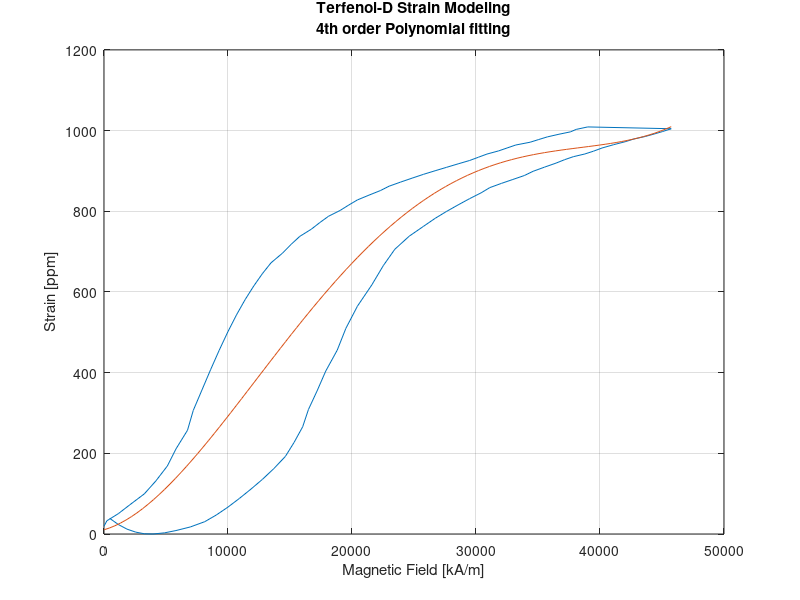
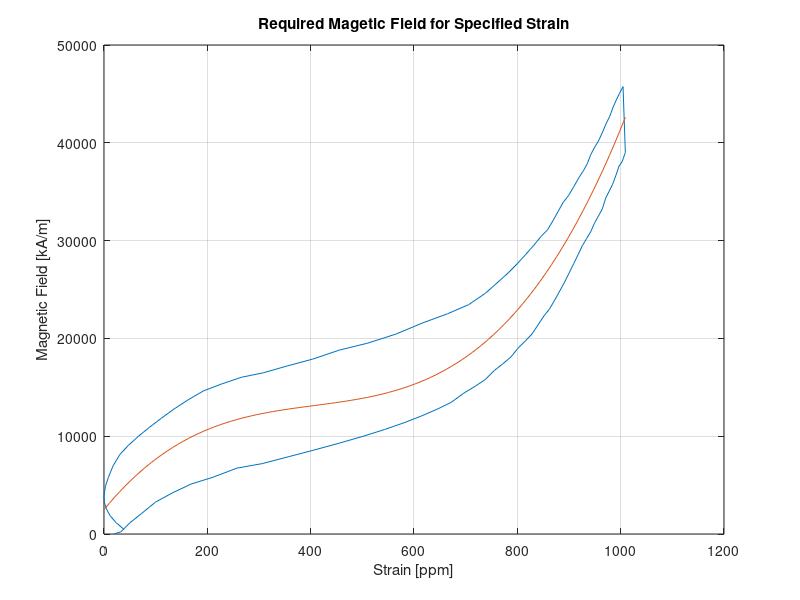
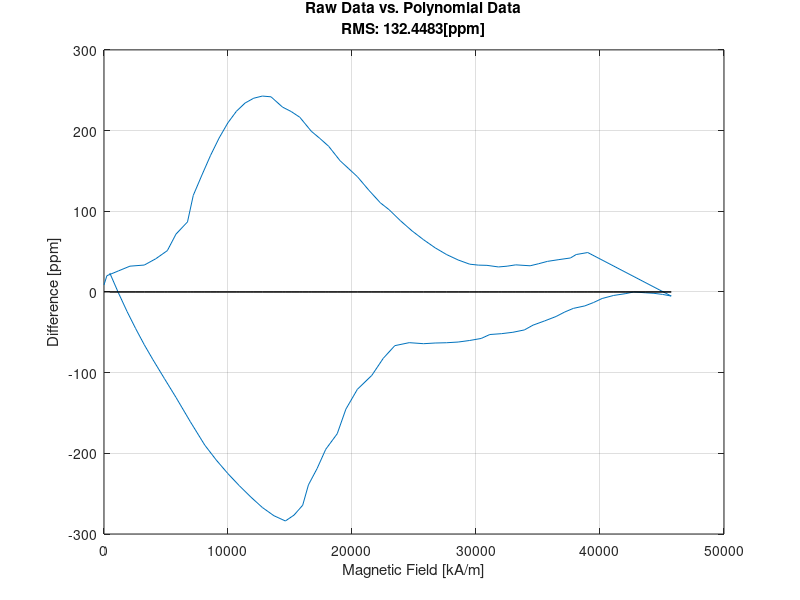

MATLAB code to generate these figures, in order: (Note: this script raises an error after producing the figures.)
%% Initializing Matlab
format compact
clear all
close all
clc
%% Raw Data Preprossecing
HH =1e3*[0.464409349
1.161022577
1.857635806
2.554249034
3.250863854
3.947477082
4.87629578
5.805114479
6.966138648
8.127161225
9.055979924
9.984797031
10.91361573
11.84243284
12.77125154
13.70007023
14.62888893
15.32550216
16.02211698
16.48652633
17.18313956
17.87975279
18.80857148
19.50518471
20.43400182
21.5950244
22.5238431
23.45266179
24.61368437
25.77470695
26.70352565
27.63234435
28.56116145
29.48998015
30.41879885
31.11541208
32.04423078
32.97304948
33.90186817
34.59848299
35.52730169
36.4561188
37.15273203
37.84934526
38.77816236
39.47477559
40.17139041
41.10020911
42.02902781
42.72564263
43.65446133
44.35107455
45.04768937
45.7443026
46.67311971
47.36973294
48.29855164
48.99516486
49.69177809
50.38839291
51.31721161
52.24603031
53.17484901
54.10366771
54.80028093
55.49689416
55.96130192
56.65791515
57.35452838
58.28334708
59.21216577
60.14098447
61.06980317
61.76641799
62.46303122
63.15964445
63.85625768
64.5528709
65.48168801
66.41050671
67.10712153
68.03594023
68.73255346
69.42916828
70.1257815
70.82239473
71.51900955
72.21562437
72.9122376
73.60885083
74.30546406
75.00207728
75.69869051
76.39530374
76.85971309
77.55632791
78.25294114
79.18175984
80.11057853
81.03939723
81.96821593
82.89703463
83.59364786
84.29026109
84.98687432
85.45128207
85.91569142
86.61230465
87.076714
87.77332882
88.70214752
89.39876075
90.09537557
90.79199039
91.48860361
91.95301296
92.64962619
93.34623942
94.04285265
94.73946588
95.4360791
96.13269392
96.82930715
97.52592038
98.2225352
98.91915002
99.61576325
100.0801726
100.7767874
101.2411968
101.93781
102.6344232
103.3310365
103.7954442
104.4920574
104.9564668
105.1886723
105.6530816
106.3496964
106.8141058
107.510719
108.2073322
108.9039471
109.3683564
110.0649696
110.7615829
111.4581961
112.1548093
112.8514225
113.3158319
113.7802412
114.2446506
114.7090599
115.1734693
115.8700825
116.3344919
117.0311067
117.495516
117.9599254
118.4243347
119.1209496
119.5853589
120.0497683
120.7463815
121.2107908
121.6751986
122.1396063
122.6040141
123.0684235
123.5328328
123.9972421
124.4616515
125.1582663
125.6226757
126.087085
126.5514944
127.0159037
127.2481076
127.7125169
128.1769263
128.6413356
129.105745
129.8023582
130.266766
130.7311737
131.1955831
131.6599924
132.1244018
132.5888111
133.0532205
133.5176298
133.9820392
134.2142447
134.678654
135.1430633
135.3752672
135.8396766
136.3040859
136.7684953
137.2329046
137.697314
138.1617233
138.3939272
138.6261327
138.8583381
139.3227475
139.5549514
140.0193607
140.2515646
140.7159724
140.9481762
141.4125856
141.8769949
142.3414043
142.8058136
143.270223
143.5024269
143.7346307
143.9668346
144.1990401
144.4312456
144.8956549
145.3600643
145.8244736
146.0566775
146.2888814
146.2888814
146.2888814
146.5210868
146.7532923
147.2177017
147.4499071
147.9143165
148.1465204
148.3787242
148.3787242
148.6109281
148.843132
149.0753359
149.3075397
149.5397436
150.004153
150.2363584
150.4685639
150.7007694
150.9329749
150.9329749
150.9329749
151.1651787
151.1651787
151.3973826
151.6295865
151.8617904
151.8617904
152.0939943
152.3261997
152.5584052
152.5584052
152.7906107
153.0228161
153.0228161
153.25502
153.4872255
153.4872255
153.7194294
153.7194294
153.4872255
153.7194294
153.9516332
153.9516332
154.1838371
154.416041
154.416041
154.6482465
154.6482465
154.6482465
154.6482465
154.6482465
154.6482465
154.8804519
155.1126574
155.3448629
155.5770684
155.3448629
155.3448629
155.3448629
155.3448629
155.3448629
155.5770684
155.3448629
155.3448629
155.3448629
155.3448629
155.3448629
155.3448629
155.3448629
155.1126574
154.8804519
154.6482465
154.6482465
154.416041
154.416041
154.416041
154.416041
154.416041
154.1838371
153.9516332
153.7194294
153.4872255
153.2550216
153.2550216
153.2550216
153.2550216
153.2550216
153.2550216
153.0228161
152.7906107
152.5584052
152.3261997
152.3261997
152.3261997
152.3261997
152.0939958
151.861792
151.3973826
151.1651787
150.9329749
150.7007694
150.4685639
150.2363584
150.004153
149.7719475
149.7719475
149.5397436
149.3075397
149.0753359
148.843132
148.6109281
148.3787242
148.1465204
147.9143165
147.6821126
147.4499087
147.2177032
146.9854978
146.7532923
146.288883
145.8244736
145.5922697
145.1278604
144.663451
144.4312456
143.9668362
143.7346307
143.5024269
143.270223
143.0380191
143.0380191
142.5736098
142.3414043
142.1091988
141.8769933
141.412584
140.9481762
140.4837685
140.0193607
139.554953
139.0905436
138.8583381
138.6261327
138.1617233
137.9295179
137.4651085
137.0006992
136.5362898
136.3040843
135.6074711
135.1430618
134.6786524
134.2142431
133.5176298
133.0532205
132.8210166
132.5888127
132.1244034
131.659994
131.4277886
130.9633792
130.266766
129.8023582
129.5701543
128.8735411
128.4091318
127.9447224
127.4803131
126.7836982
126.3192889
125.6226757
125.1582663
124.693857
124.2294476
123.7650383
123.3006289
122.8362196
122.1396063
121.4429931
120.7463799
120.2819705
119.5853573
119.120948
118.8887441
118.4243347
117.7277215
117.2633122
116.5666973
116.102288
115.4056748
114.7090599
114.2446506
113.7802412
113.0836264
112.6192171
112.1548093
111.6904
110.9937867
110.2971735
109.6005603
109.1361509
108.2073322
107.7429229
107.0463097
106.3496948
105.65308
105.1886707
104.4920574
103.7954442
103.3310365
102.6344232
101.93781
101.2411968
100.7767874
100.0801726
99.38355937
98.68694614
97.99033132
97.2937165
96.59710327
96.13269392
95.4360791
94.73946588
94.04285265
93.5784433
92.88183007
92.18521684
91.48860361
90.79199039
89.86317169
89.16655687
88.46994364
87.77332882
87.076714
86.38010077
85.68348754
84.98687432
84.29026109
83.36144398
82.66483075
81.73601205
81.03939723
80.34278401
79.64616919
78.94955437
78.25294114
77.55632791
76.85971309
76.16309986
75.23428275
74.53766953
73.60885083
72.68003372
71.98342049
71.51901114
70.82239632
70.1257831
69.42916828
68.73255346
67.80373476
66.87491606
66.17830124
65.24948413
64.32066703
63.39184833
62.6952351
61.76641799
61.06980317
60.37318835
59.67657512
58.74775643
58.05114161
57.35452838
56.42571127
55.49689257
54.80027934
53.87146224
52.94264354
52.24602872
51.54941549
50.62059679
49.92398197
49.22736874
48.53075552
47.60193682
46.90532359
46.20871036
45.27989166
44.35107296
43.42225426
42.49343557
41.33241299
40.63579976
39.70698106
39.01036783
38.08155073
37.61714138
36.68832268
35.75950557
35.06289234
34.36627752
33.20525495
32.50864172
31.8120269
30.8832082
30.18659497
29.48998015
28.56116145
27.63234435
26.70352565
25.77470695
24.84588984
23.91707114
22.98825244
22.29163922
21.36282052
20.43400182
19.73738859
19.04077536
18.11195666
17.41534344
16.71873021
15.78991151
15.09329669
14.39668346
13.46786476
12.77124994
12.07463672
11.37802349
10.68141026
9.984797031
9.288183803
8.591570575
7.894957346
7.198342527
6.733933177
5.805114479
5.108499659
4.179680961
3.250862262
2.089839684
1.161022577
0.23220547
0
];

SS = [
    38.7236
23.43796
12.02468
4.68758
0.61142
0
2.85332
8.55996
17.52754
30.57128
47.07978
66.4416
88.0453
111.07566
135.3289
162.23164
192.3953
226.83896
265.76642
308.56622
354.62696
403.74484
455.71602
509.72528
564.54978
617.3362
665.23122
705.78914
738.19472
762.85556
782.42118
799.7449
815.84578
831.33522
845.80564
858.64558
869.03982
878.82262
888.60544
898.99968
909.39392
919.38054
927.9405
935.2776
942.00328
948.93278
956.88132
965.03368
972.3708
979.09648
985.41454
991.325
997.64306
1004.57256
1011.29824
1017.2087
1022.3039
1026.9915
1031.8829
1037.58954
1043.70378
1049.61424
1054.91326
1059.80466
1064.28846
1068.97606
1074.07126
1079.37028
1084.26168
1088.33784
1092.2102
1096.28638
1100.77018
1105.45778
1110.3492
1114.833
1118.50156
1121.9663
1125.83868
1129.91484
1133.7872
1137.86336
1141.3281
1144.58902
1148.05378
1152.12996
1156.00234
1160.07852
1163.54328
1166.6004
1169.45372
1172.71464
1175.97558
1179.23652
1182.49746
1185.35078
1188.2041
1191.26122
1194.52214
1197.78308
1201.24782
1204.10114
1206.54684
1209.19636
1211.84586
1214.29156
1217.3487
1220.40584
1222.85154
1225.50106
1228.5582
1231.0039
1233.6534
1236.50672
1238.74862
1240.7867
1243.0286
1245.0667
1247.5124
1250.36572
1252.60762
1254.84952
1257.49902
1259.74092
1261.779
1264.4285
1266.8742
1268.50468
1270.54276
1272.37704
1274.00752
1276.2494
1279.10272
1281.14082
1283.1789
1285.42078
1287.05126
1288.68172
1290.9236
1292.75788
1294.38836
1296.22264
1297.85312
1299.27978
1301.52168
1303.55976
1305.39404
1307.2283
1308.85878
1310.28544
1312.11972
1313.95398
1315.38064
1317.0111
1318.43776
1319.66062
1321.2911
1323.3292
1324.95968
1326.79396
1328.42442
1329.64726
1331.07392
1332.70438
1333.92722
1335.35388
1336.98436
1338.0034
1339.22626
1341.06054
1342.4872
1343.71004
1345.3405
1346.56334
1347.37858
1348.80524
1350.0281
1351.25096
1352.67762
1353.90046
1354.7157
1356.34616
1357.77282
1358.99568
1360.42234
1361.849
1362.46044
1363.27568
1364.29472
1365.31378
1366.33282
1367.75948
1368.5747
1369.59374
1370.81658
1372.03944
1373.05848
1374.28134
1375.30038
1375.9118
1376.72702
1377.54226
1378.5613
1379.58036
1380.80322
1381.61846
1382.43368
1383.45272
1384.06414
1384.87938
1385.69462
1386.30606
1386.71368
1387.73272
1388.54794
1389.36316
1390.3822
1391.40124
1391.80886
1392.4203
1393.03174
1393.64316
1394.2546
1395.06984
1395.47746
1396.08888
1396.7003
1397.31172
1397.92314
1398.94218
1399.5536
1400.16504
1400.77646
1401.38788
1401.7955
1402.40694
1402.81456
1403.22218
1403.8336
1404.2412
1404.85262
1405.66784
1406.07546
1406.27928
1406.6869
1407.09452
1407.29834
1407.70596
1408.11358
1408.3174
1408.5212
1408.92882
1409.33644
1410.15166
1410.76308
1411.1707
1411.3745
1411.7821
1411.7821
1411.9859
1412.39352
1412.59732
1412.80114
1413.41258
1413.6164
1413.8202
1414.43164
1414.63544
1414.43162
1414.63542
1414.63542
1414.4316
1414.63542
1414.83924
1415.04306
1415.45068
1415.8583
1416.0621
1416.2659
1416.4697
1416.4697
1416.2659
1416.2659
1416.2659
1416.2659
1416.46972
1416.87734
1417.08116
1417.28498
1417.4888
1417.28498
1417.28498
1417.28498
1417.08116
1416.87734
1416.87734
1416.67352
1416.4697
1416.67352
1416.67352
1416.67352
1416.87734
1416.67354
1416.26592
1416.06212
1415.85832
1415.4507
1415.24688
1415.24688
1415.24688
1415.04306
1414.83924
1414.63544
1414.22782
1413.8202
1413.6164
1413.4126
1413.20878
1412.80116
1412.39354
1411.98592
1411.5783
1411.3745
1411.3745
1411.1707
1410.9669
1410.7631
1410.35548
1409.74406
1409.33644
1408.725
1408.31738
1407.90976
1407.70594
1407.29832
1407.09452
1406.6869
1406.07548
1405.66786
1405.26024
1404.64882
1404.0374
1403.62978
1402.81456
1402.20314
1401.5917
1400.98026
1400.57264
1400.36882
1399.55358
1398.94216
1398.33074
1397.51552
1396.49648
1396.08886
1395.47744
1394.4584
1393.84696
1393.23554
1392.4203
1391.80886
1391.40124
1390.3822
1389.56696
1388.75174
1387.5289
1386.50986
1385.89844
1384.8794
1384.06416
1383.45274
1382.84132
1381.82228
1381.21086
1380.19182
1379.17276
1378.1537
1377.13466
1375.708
1374.68896
1373.66992
1372.44708
1371.63184
1371.0204
1370.00136
1369.18614
1368.3709
1366.94424
1365.51758
1364.49852
1363.07184
1361.64518
1360.82994
1359.8109
1358.58806
1357.56902
1356.54998
1355.12332
1353.90048
1352.47382
1350.84336
1349.4167
1348.19384
1346.76718
1345.54432
1344.52528
1343.09862
1341.67196
1340.4491
1339.02244
1337.39196
1336.1691
1334.53864
1332.70436
1331.2777
1329.85104
1328.22058
1326.99772
1325.77488
1323.9406
1322.51394
1320.88346
1319.0492
1317.41872
1315.99206
1313.95398
1312.11972
1310.48924
1308.65496
1306.82068
1305.39402
1303.55974
1301.52166
1299.68738
1297.85312
1295.81504
1293.98076
1292.14648
1290.1084
1288.27412
1286.43984
1284.40176
1282.56748
1280.5294
1278.2875
1276.24942
1274.21132
1271.76562
1269.72754
1267.68946
1265.24374
1262.79804
1260.75996
1258.51806
1256.07236
1254.03428
1251.9962
1249.5505
1247.1048
1244.65908
1242.00958
1239.36006
1236.71054
1233.85722
1231.20772
1228.762
1226.1125
1223.6668
1221.22108
1218.57156
1215.51444
1212.86492
1209.80778
1206.75066
1203.89734
1201.04402
1197.9869
1195.3374
1192.48408
1189.22314
1186.166
1183.10886
1179.4403
1175.97556
1172.71462
1169.24988
1165.78514
1162.72802
1159.46708
1156.20616
1152.94522
1149.27666
1145.40428
1141.73572
1137.65954
1133.58338
1129.71102
1125.83866
1121.7625
1117.89014
1113.81396
1109.53398
1105.45782
1101.17782
1096.69402
1092.21024
1087.72644
1082.83502
1078.14744
1073.45984
1068.36462
1063.47322
1058.78562
1053.6904
1048.5952
1043.7038
1038.20098
1032.49434
1026.7877
1020.87724
1014.96678
1009.05632
1002.94208
996.82782
990.91738
984.3955
977.87362
971.14792
964.21842
956.8813
949.5442
941.79948
933.85096
925.90244
917.5463
908.98634
900.42638
891.6626
882.08358
872.30076
862.11032
851.30846
839.89518
828.07428
815.43814
801.98678
787.72018
772.23072
755.51842
737.78708
718.01764
696.21012
672.16072
645.258
614.68672
580.8545
542.9461
500.96152
455.30838
407.00574
356.66502
306.3243
257.20644
210.9419
168.5497
131.45654
99.4586
72.55586
50.54452
32.81318
19.158
9.7828
4.27996
2.44568
4.48376
9.78278
18.13892
30.97886
47.48736
67.2568
89.67574
113.92898
139.40506
167.32684
198.71336
234.37988
274.73398
319.57188
368.28214
419.84572
474.0588
529.90234
585.74588
638.5323
685.20446
723.52048
753.68416
776.30692
794.44588
810.95438
827.25906
842.74852
856.81132
868.83604
878.82266
888.19786
897.98066
908.3749
918.97294
928.95956
937.1119
944.0414
950.97088
958.308
966.25654
974.40888
981.74598
987.86024
993.56688
999.27352
1005.7954
1012.9287
1019.8582
1025.76864
1030.86386
1035.75526
1040.85048
1046.55712
1052.67138
1058.37802
1063.26942
1067.75322
1072.237
1077.1284
1082.63122
1087.72644
1092.21022
1096.08258
1099.75114
1103.4197
1108.31112
1113.40634
1118.29776
1122.57774
1126.4501
1129.50722
1133.17578
1137.45576
1141.53194
1145.4043
1148.86904
1151.92616
1154.98328
1158.65182
1162.5242
1166.39656
1170.06512
1173.12226
1175.97558
1179.2365
1182.70126
1185.75838
1188.8155
1191.66882
1194.11454
1196.96786
1200.4326
1204.10116
1207.3621
1210.21542
1212.4573
1214.6992
1217.1449
1219.79442
1222.85154
1225.70488
1227.94678
1230.18868
1232.83818
1235.4877
1238.34102
1241.39814
1243.84384
1245.67812
1247.7162
1249.95808
1252.19998
1254.64568
1257.09138
1259.12946
1261.16756
1263.40946
1265.85516
1268.50468
1270.95038
1272.78464
1274.61892
1276.4532
1278.08366
1280.12176
1282.36366
1284.19794
1285.8284
1287.8665
1289.49696
1291.53504
1293.77692
1295.6112
1297.03786
1298.66834
1300.29882
1301.72548
1303.76358
1305.80166
1307.43212
1308.85878
1310.48926
1311.91592
1313.54638
1315.58446
1317.21492
1318.64158
1320.06824
1321.2911
1322.71776
1324.55204
1326.1825
1327.60916
1329.23962
1330.46248
1331.68534
1333.31582
1334.74248
1335.76154
1336.98438
1338.00342
1339.02246
1340.65292
1342.48718
1343.71004
1345.1367
1346.35954
1347.17478
1348.19384
1349.6205
1350.63954
1351.65858
1352.67762
1353.69666
1354.7157
1356.14236
1357.36522
1358.38426
1359.4033
1360.21854
1360.82996
1361.849
1362.86804
1363.68328
1364.70232
1365.72138
1366.74042
1367.96328
1369.18612
1370.20516
1371.2242
1371.83564
1372.44706
1372.85468
1373.66992
1374.28134
1375.09656
1376.1156
1377.13464
1377.94988
1378.96892
1379.78416
1380.19178
1380.80322
1381.21084
1381.41466
1382.02608
1382.84132
1383.45274
1384.26796
1385.08318
1385.69462
1386.30604
1386.91746
1387.5289
1387.93652
1388.54794
1388.75176
1389.15938
1389.36318
1389.9746
1390.1784
1390.99362
1391.40124
1392.01266
1392.6241
1393.23554
1393.43936
1393.84698
1394.2546
1394.05078
1394.25458
1394.6622
1395.06982
1395.47744
1396.29268
1396.7003
1396.9041
1397.1079
1397.1079
1397.1079
1397.3117
1397.3117
1397.3117
1397.92312
1398.33074
1398.53456
1399.14598
1399.5536
1399.3498
1399.5536
1399.5536
1399.3498
1399.5536
1399.7574
1399.7574
1399.9612
1400.36882
1400.36882
1400.57264
1400.77646
1400.98028
1400.98028
1401.1841
1400.98028
1400.77646
1400.77646
1400.77646
1400.57264
1400.77646
1400.98028
1400.77646
1400.77646
1400.98028
1400.57266
1400.36884
1400.16504
1399.75742
1399.5536
1399.7574
1399.5536
1399.5536
1399.7574
1399.34978
1398.94216
1398.94216
1398.73834
1398.12692
1397.92312
1397.71932
1397.3117
1397.1079
1397.1079
1397.1079
1397.1079
1397.1079
1396.9041
1396.7003
1396.29268
1395.68126
1395.27364
1394.86602
1394.4584
1394.2546
1394.2546
1394.0508
1393.84698
1393.64316
1393.43934
1392.8279
1392.42028
1392.01266
1391.40124
1390.99362
1390.58602
1389.77078
1389.36318
1389.15938
1388.54796
1388.34414
1388.34414
1387.5289
1386.71366
1386.10224
1385.287
1384.47176
1384.26794
1383.86032
1383.04508
1382.63748
1382.02606
1381.21084
1380.3956
1379.98798
1379.17274
1378.56132
1377.74608
1377.13466
1376.52324
1375.91182
1374.89278
1374.28136
1373.66994
1372.6509
1371.83566
1371.22422
1370.20518
1368.98232
1368.16708
1367.14804
1366.129
1365.51756
1364.90614
1363.8871
1363.27566
1362.46042
1361.44138
1360.42234
1359.6071
1358.18044
1356.9576
1355.93856
1354.9195
1353.90046
1353.28904
1352.4738
1351.45476
1350.43572
1349.21286
1347.99
1346.97096
1345.7481
1344.32144
1343.3024
1342.07956
1340.6529
1339.63386
1338.81864
1337.5958
1336.37294
1335.3539
1333.92724
1332.50058
1331.27772
1329.85106
1328.4244
1327.20154
1325.77488
1324.34822
1323.32918
1321.90252
1320.47586
1319.0492
1317.62254
1315.78826
1314.3616
1312.73114
1311.10066
1309.674
1308.04354
1306.41306
1305.1902
1303.76354
1301.92926
1300.5026
1299.07594
1297.03786
1295.4074
1293.77694
1291.94266
1290.1084
1288.68174
1286.84746
1285.21698
1283.58652
1281.75224
1279.71416
1277.87988
1275.8418
1273.8037
1271.96942
1269.93134
1267.89326
1266.05898
1264.2247
1261.9828
1260.14852
1258.31424
1256.27616
1254.23808
1252.4038
1249.9581
1247.5124
1245.0667
1242.621
1240.1753
1238.1372
1236.0991
1233.6534
1231.4115
1228.9658
1226.3163
1223.8706
1221.6287
1218.9792
1216.32968
1214.08778
1211.43828
1208.99258
1206.54686
1204.10116
1201.45164
1198.59832
1195.33738
1192.28026
1189.42694
1186.36982
1183.5165
1181.0708
1178.21748
1175.16036
1172.30704
1169.2499
1165.98896
1162.93184
1159.46708
1155.79852
1152.33378
1148.86904
1145.40428
1142.14336
1138.88242
1135.62148
1132.15672
1128.48818
1124.81962
1121.15108
1117.0749
1112.79492
1108.71874
1104.84638
1100.7702
1096.89784
1093.22928
1088.9493
1084.87312
1080.38932
1075.90554
1071.21796
1066.93798
1061.84276
1056.95136
1052.05994
1047.16852
1042.27712
1037.58952
1032.69812
1027.3991
1022.10008
1016.39344
1010.483
1004.77636
999.06972
992.95546
987.045
981.33836
975.02028
968.70222
962.38416
955.65848
948.32136
941.18806
933.64714
926.10622
918.3615
910.61678
902.46444
894.3121
885.75214
876.78456
867.61318
858.03418
847.84374
837.2457
826.24002
814.41912
802.1906
789.75828
776.3069
762.24412
747.7737
732.28426
715.57196
698.04442
679.09022
658.50556
636.90184
613.66766
588.80302
562.71552
535.40516
506.26054
476.7083
447.15606
417.1962
387.84778
359.72218
332.20802
305.7129
281.25586
258.22548
237.2332
218.4828
201.56668
186.28104
172.82968
160.39736
149.18788
139.20126
130.23368
121.87752
114.74422
108.22236
102.31192
97.0129
92.52912
70.31398
49.11788
28.94082
9.579
];
%% Create Data Vectors

max_ppm = 1010; %[ppm] - max required Strain value
%UNCOMMENT NEXT LINE FOR MAXIMUM DATA PMM 
%max_ppm = max(SS+1)

% Creating S-H data for required Strain value
j=1;
for i=1:length(HH)
    if SS(i)<1010
    S(j) =SS(i);
    H(j)=HH(i);
    j=j+1;
    end
end
%polyopt(H,S,2,8,1); %Calculation optimal polynomial order
close all
%% Display Polynomial fitting
figure('Name','HS DATA')
plot(H,S); %Plotting raw data
hold 'on'
hspoly = polyfit(H,S,4); %Polynomial fit: Strain(Magnetic field)
hbase = linspace(0,max(H),length(H)); % X axis 
hsval = polyval(hspoly,hbase); %Y axis
plot(hbase,hsval); % ploting polynomial fitting: Strain as function of Magnetic fiels intensity
grid 'on'
ylabel('Strain [ppm]')
xlabel('Magnetic Field [kA/m]')
title({'Terfenol-D Strain Modeling';'4th order Polynomial fitting'})
%% Required Magetic Field for Specified Strain
figure('Name','SH DATA')
plot(S,H)
hold 'on'
grid 'on'
xlabel('Strain [ppm]')
ylabel('Magnetic Field [kA/m]')
title('Required Magetic Field for Specified Strain')

shpoly = polyfit(S,H,3);
sbase = linspace(0,max(S));
shval = polyval(shpoly,sbase);
plot(sbase,shval);
%% Raw Data vs. Polynomial Data

for i = 1:length(H)
    dif_s(i) = S(i)-polyval(hspoly,H(i));
end
figure()
plot(H,dif_s)
grid 'on'
xlabel('Magnetic Field [kA/m]')
ylabel('Difference [ppm]')
title({'Raw Data vs. Polynomial Data' ; ['RMS: ' num2str(rms(dif_s)) '[ppm]']})
hold on
plot(H,zeros(1,length(H)),'k');
hold off
%%%%%%%%%%%%%%%%%%%%%%%%%%%%%%%%%%%%%%%%%%%%%%%%%
%% FEMM Simulation
casename ='TerfenolD Plunger  Anlysis 03 '; 
CircName = 'Coil'; % Circuit name, as defined in FEMM
i_vec = 0:0.5:10; % from 0[A] to 10[A], 500[mA] resolution
n_coil = 1200; %Number of coil turns
save_fig = 1; % set as 1 to save FEMM simulation bitmap. Else: define as 0.
if(save_fig)
    fig_dir = [casename '_Analysis figs__' datestr(now,'mmmm dd, yyyy HH;MM;SS')];
    mkdir (fig_dir); %Create a new sub-folder for simulation figs
    frame = 1;
end

z = linspace(-50,50,length(i_vec));

%% Open existing problem and run an analysis
openfemm;

opendocument('H:\Terfenol_D_Pneumatic_Valve\FEMM\Terfenol_Solenoid_2.FEM') %load FEMM problem
for i = 1:length(i_vec)
mi_selectlabel(35,-12);
mi_setblockprop('12 AWG', 1,0,'Coil', 0, 0, n_coil);
mi_setcurrent(CircName,i_vec(i)) %Set the current to 0
close all
mi_analyze(1)

mi_loadsolution
mo_selectblock(12,1)
if(save_fig)
    mo_savebitmap([ fig_dir '\' num2str(frame) '000.bmp']);
    frame = frame+1;
end
AJ_sol(i) = mo_blockintegral(0); 
A_sol(i) = mo_blockintegral(1);
MFE_sol(i) =  mo_blockintegral(2);
HL_sol(i) =  mo_blockintegral(3);
RL_sol(i) =  mo_blockintegral(4);
Bcsa_sol(i) =  mo_blockintegral(5);
Tl_sol(i) =  mo_blockintegral(6);
Tc_sol(i) =  mo_blockintegral(7);
IoBr_sol(i) =  mo_blockintegral(8);
IoBz_sol(i) =  mo_blockintegral(9);
Bv_sol(i) =  mo_blockintegral(10);
r_SS_LorentzForce_sol(i) =  mo_blockintegral(11);
z_SS_LorentzForce_sol(i) =  mo_blockintegral(12);
r_2x_LorentzForce_sol(i) =  mo_blockintegral(13);
z_2x_LorentzForce_sol(i) =  mo_blockintegral(14);
SS_Lorents_torque_sol(i) =  mo_blockintegral(15);
Lorentz_torque_x2_component_sol(i) =  mo_blockintegral(16);
Magnetic_field_coenergy_sol(i) =  mo_blockintegral(17);
r_SS_weighted_stress_tensor_force_sol(i) =  mo_blockintegral(18);
z_SS_weighted_stress_tensor_force_sol(i) =  mo_blockintegral(19);
r_2x_weighted_stress_tensor_force_sol(i) =  mo_blockintegral(20);
r_2x_weighted_stress_tensor_force_sol(i) =  mo_blockintegral(21);
SS_weighted_stress_tensor_torque_sol(i) =  mo_blockintegral(22);
two_component_of_weighted_stress_tensor_torque_sol(i) =  mo_blockintegral(23);
R2_sol(i) =  mo_blockintegral(24); %Moment of inertia/density

%% line
% mo_clearblock
% mo_addcontour(10,50);
% mo_addcontour(10,-50);
% axis_data(i,:) = abs(mo_lineintegral(1));

mo_clearcontour
mo_addcontour(30,-50);
mo_addcontour(30,50);
axis_data(i,:) = abs(mo_lineintegral(1));


end
closefemm

%% Create I-H Polynome
%% ===================
%% RAW DATA
Hn = axis_data(:,2);
Hn=Hn';
figure(1)
plot(i_vec,Hn)
grid on
title('Plunger Magnetic field')
xlabel('Current [A]')
ylabel('Magnetic Field Intensity [A/m]')
hold on

%% I-H Polynom order optimization
%ihopt = polyopt(i_vec,Hn,2,10,1);
%% I-H polynom
ihpoly = polyfit(i_vec,Hn,5);
ihpolyval = polyval(ihpoly,i_vec);
figure(1)
plot(i_vec,ihpolyval);
hold off
figure(2)
plot(i_vec,Hn-ihpolyval);
grid on
xlabel('Current [A]')
ylabel('Diff [A/m]')

%% I-S Polynomial fitting

for i=1:length(i_vec)
    h = polyval(ihpoly,i_vec(i));
    td_is(i) = polyval(hspoly,h);
end
% close all
plot(i_vec,td_is*100e-6);
hold on
plot(i_vec,zeros(1,length(i_vec)),'k')
title('Terfenol-D Plunger Simulation')
grid on
xlabel('Current [A]')
ylabel('Plunger Strain [mm]')

%% Function composition
plunger_length = 100; %[mm]
ppm2mm = 1e-6;
plung_movement = td_is*plunger_length*ppm2mm; % [mm]*ppm/ppm = [mm] // Translate td_is vector from [ppm] to [mm]

%polyopt(i_vec,plung_movement,2,6,1) % 4th order

tdpoly = polyfit(i_vec,plung_movement,4);
tdpolyval = polyval(tdpoly,i_vec);
figure()
plot(i_vec,tdpolyval)
grid on
xlabel('Current [A]')
ylabel('Plunger Movement [mm]')
hold on
plot(linspace(0,length(td_is),length(td_is)),td_is*100e-6)
legend('Raw Data','4th Order Polynomial Fitting')
title('Terfenol-D Solenoid Simulation')
figure()
plot(i_vec,plung_movement-tdpolyval)
grid on
xlabel('Current [A]')
ylabel('Plunger Movement Diff [mm]')
%% The Pneumatic Relation

% h = 0.1; % [mm] - Max plunger movement
% Din = 0.1:0.1:5; % [mm] - Piston input nozzle size
% Dout = 3*h; % [mm] - Piston output nozzle size
% Pin = inspcae(5,40,length(i_vec)); %[atm] - internal piston pressure (controlled pressure)
% Preg = 50; %[atm] - Regulated input pressure (constant)
% Fin = pi*Din*Pin; %Flow in
% Fout = pi*Dout*x*Pin;

Preg = 5; %[atm] - Regulated input pressure (constant)
% Pout = 5:1:40; %[atm] - internal piston pressure range (controlled pressure)
Din = 0.2; % [mm] - Piston input nozzle size
Dout = 0.2; % [mm] - Piston output nozzle size
% i=1; % plunger movement vector index
% h = plung_movement(i); % [mm] 

Fin = pi*Din*Preg; %Flow in
% Pout = pi*Dout.*Pout;


for i = 1:length(i_vec)
    P(i) = (Preg*pi*Din)./(pi*Dout*plung_movement(i));% [atm] internal piston pressure
end
figure('Name','Internal P')
plot(i_vec,P);

%% TEST 2
%% Flow into the piston
Preg = 5; %[Mpa] - Regulated input pressure (constant)
Din = 0.1:0.1:5; % [mm] - Piston input drill diameter range
Fin = pi.*Din*Preg; %Flow in

%% Flow outo the valve
Fout = Fin; %Equillibrium status
Dout = Din; % [mm] Piston input drill diameter range
n = 1;% Index
h = 0.1 - plung_movement(n); %

for j = 1:length(Din)
    for k = 1:length(i_vec)
        P=(Fin(j))/pi*Dout(j);
    end
end






